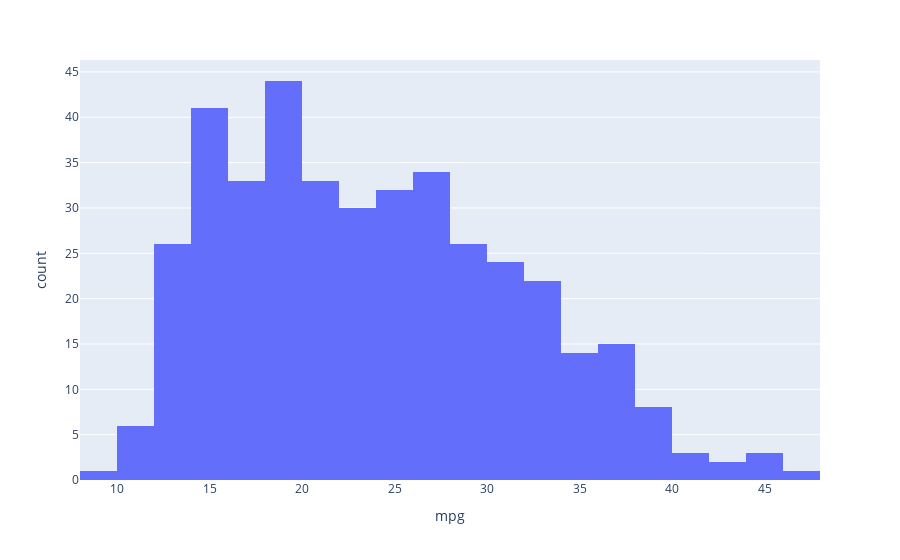

This figure's notebook cell:
### Code cell
px.histogram(df, x='mpg')

### Figure 1 — Plotly figure (JSON) as saved in the notebook; plotly's stock layout.template omitted (floating-point values rounded to 4 significant figures; data arrays with more than 128 entries replaced by an {"elided": "..."} marker saying what was removed)
{"data": [{"alignmentgroup": "True", "bingroup": "x", "hovertemplate": "mpg=%{x}<br>count=%{y}<extra></extra>", "legendgroup": "", "marker": {"color": "#636efa", "pattern": {"shape": ""}}, "name": "", "offsetgroup": "", "orientation": "v", "showlegend": false, "type": "histogram", "x": {"elided": "398 float values"}, "xaxis": "x", "yaxis": "y"}], "layout": {"barmode": "relative", "legend": {"tracegroupgap": 0}, "margin": {"t": 60}, "xaxis": {"anchor": "y", "domain": [0, 1], "title": {"text": "mpg"}}, "yaxis": {"anchor": "x", "domain": [0, 1], "title": {"text": "count"}}}}
